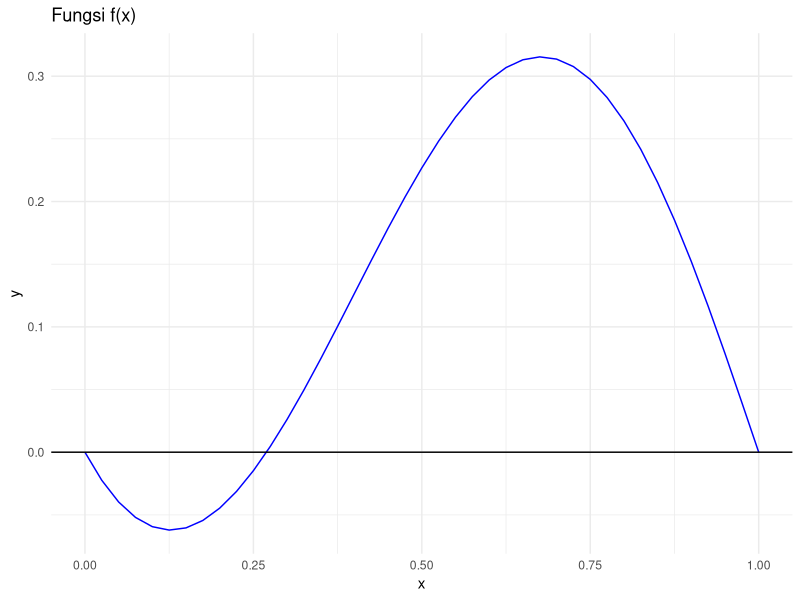

Here is the R script that generated this plot:
## ---- chunk 1
options(digit = 6)
rm(list=ls())
library(dplyr)
library(ggplot2)
## ---- chunk 2
x = seq(0,1,by = 0.025)
f = function(x){(x-1)*tan(x) + x * sin(x*pi)}
y = f(x)

data.frame(x,y) %>%
  ggplot(aes(x,y)) +
  geom_line(color = "blue") +
  theme_minimal() +
  labs(title = "Fungsi f(x)") +
  geom_hline(yintercept = 0,color = "black")

## ---- chunk 3
# informasi awal
a = 0.25
b = 0.5
iter_max = 100
tol_max = 10^(-5)
i = 0

hasil = data.frame(n = NA,a = NA,b = NA,c = NA)

while(i <= iter_max && (b-a)/2 > tol_max){
  p = a + ((b-a)/2)
  FP = f(p)
  FA = f(a)
  FB = f(b)
  hasil[i,] = list(i,a,b,p)
  if(FA*FP < 0){b = p} else {a = p}
  i = i+1
}

hasil
